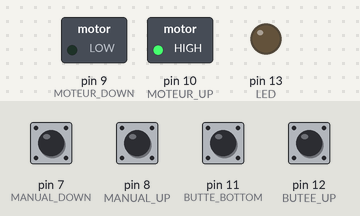
Simulated run of this sketch. Board: Arduino Uno, built with avr-gcc and run on an emulated ATmega328P. On the bench: switched loads named in the sketch (green lamp = pin HIGH), output pins drawn as LEDs (lit = HIGH). Dashed ring = blinking. Inputs (shaded band) come from the test bench; at power-on: pin 7 (MANUAL_DOWN), pin 8 (MANUAL_UP), pin 11 (BUTTE_BOTTOM), pin 12 (BUTEE_UP) LOW. The local clock reads 2024-03-15 10:24:30 at power-on unless the sketch sets it.

Above: at 1.2 s.
1.3 s: pin 12 (BUTEE_UP) pulled HIGH for 0.15 s
At 2.1 s:
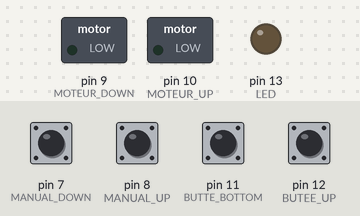
2.9 s: pin 7 (MANUAL_DOWN) pulled HIGH for 1 s
At 4.0 s:
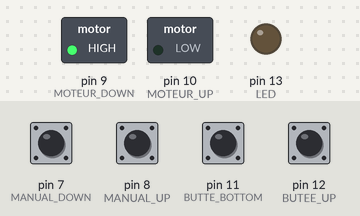
At 13.15 s:
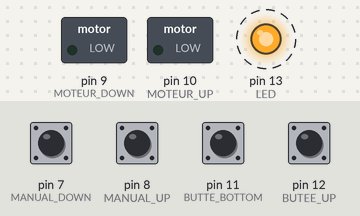
Timing chart, 0 to 15.1 s (numbered marks = the images above; inputs shaded):
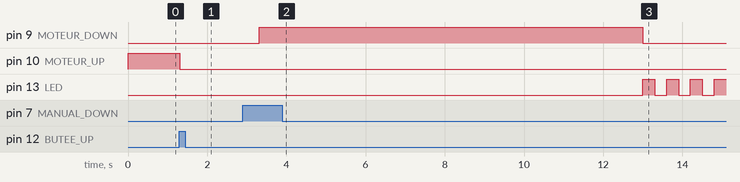

The sketch:

poulaillerv1.ino
```cpp
// Commande automatique d'ouverture et fermeture d'une porte de poulailler

#include "RTClib.h"
#include "Time.h"
#include <Wire.h>

RTC_DS1307 RTC;

const int LED = 13;   // the pin for the LED
const int BUTEE_UP = 12;
const int BUTTE_BOTTOM = 11;
const int MOTEUR_UP = 10;
const int MOTEUR_DOWN = 9;
const int MANUAL_UP = 8; // Set the door open in a manual mode
const int MANUAL_DOWN = 7; // Set the door closed in a manual mode
const unsigned long MAX_TIME = 10; // Limite de temps ouveture ou fermeture avant anomalie en secondes
const int DAY = 6;
const int NIGHT = 23;
const boolean DEBUG = false;
const int CHECK_FREQUENCY = 1000; // Fréquence de vérification de la nuit ou du jour (en ms)

int val_butee_up = 0;
int val_butee_bottom = 0;
int old_val_butee_up = 0; // old variables store the previous values
int old_val_butee_bottom = 0;
int state_butee_up = 0;	// 0 = Butee off and 1 = Butee on
int state_butee_bottom = 0;
int doorState = 0;          // 0 closed and 1 open


void setup() {
  if (DEBUG) Serial.begin(57600);
  Wire.begin();
  RTC.begin();
  if (!RTC.isrunning()) {
    if (DEBUG) Serial.println("RTC is NOT running!");
    // following line sets the RTC to the date & time this sketch was compiled
    RTC.adjust(DateTime(__DATE__, __TIME__));
  }

  if (DEBUG) {
    logEvent("");
    if (doorState) Serial.println("Door open");
    else Serial.println("Door closed");
  }

  pinMode(LED, OUTPUT);   // tell Arduino LED is an output
  pinMode(BUTEE_UP, INPUT); // and BUTTON is an input
  pinMode(BUTTE_BOTTOM, INPUT);
  pinMode(MANUAL_UP, INPUT);
  pinMode(MANUAL_DOWN, INPUT);
  pinMode(MOTEUR_UP, OUTPUT);
  pinMode(MOTEUR_DOWN, OUTPUT);
}


bool openDoor() {
  if (DEBUG) logEvent("Open Door");
  DateTime start = RTC.now();
  while (state_butee_up == 0) {
    val_butee_up = digitalRead(BUTEE_UP);
    if (val_butee_up == HIGH) state_butee_up = 1;
    digitalWrite(MOTEUR_UP, HIGH);
    if (start.unixtime() + MAX_TIME <= RTC.now().unixtime()) return false; // Unix
    // if (start.second() + MAX_TIME <= RTC.now().second()) return false; // Windows
  }
  doorState = 1;
  state_butee_up = 0;
  digitalWrite(MOTEUR_UP, LOW);
  return true;
}

bool closeDoor() {
  if (DEBUG) logEvent("Close Door");
  DateTime start = RTC.now();
  while (state_butee_bottom == 0) {
    val_butee_bottom = digitalRead(BUTTE_BOTTOM);
    if (val_butee_bottom == HIGH) state_butee_bottom = 1;
    digitalWrite(MOTEUR_DOWN, HIGH);
    if (start.unixtime() + MAX_TIME <= RTC.now().unixtime()) return false; // Unix
    // if (start.second() + MAX_TIME <= RTC.now().second()) return false; // Windows
  }
  doorState = 0;
  state_butee_bottom = 0;
  digitalWrite(MOTEUR_DOWN, LOW);
  return true;
}

void die() {
  if (DEBUG) logEvent("Dying...");
  digitalWrite(MOTEUR_DOWN, LOW);
  digitalWrite(MOTEUR_UP, LOW);
  while (true) {
    digitalWrite(LED, HIGH);
    delay(300);
    digitalWrite(LED, LOW);
    delay(300);
  }

}


void loop() {
  if (digitalRead(MANUAL_UP) || digitalRead(MANUAL_DOWN)) {
    // Manual mode
    if (digitalRead(MANUAL_UP) && doorState == 0) {
      if (DEBUG) logEvent("MANUAL UP MODE");
      if (!openDoor()) die();
    } else if (digitalRead(MANUAL_DOWN) && doorState == 1) {
      if (DEBUG) logEvent("MANUAL DOWN MODE");
      if (!closeDoor()) die();
    }
  } else {
    // Auto mode
    if (DEBUG) logEvent("AUTO MODE");
    int now = RTC.now().hour();
    if (now >= DAY && now < NIGHT) {
      if (doorState==0) {
        if (!openDoor()) die();
      }
    } else if (doorState == 1) {
      if (!closeDoor()) die();
    }
  }

  delay(CHECK_FREQUENCY);
}


void logEvent(String message)
{
  showTime(RTC.now().unixtime()); // Unix
  // showTime(RTC.now().second()); // Windows
  Serial.print(" - ");
  Serial.print(message);
  Serial.println();
}


void showTime(time_t t) {
  // display the given time
  Serial.print(day(t));
  Serial.print(" ");
  Serial.print(month(t));
  Serial.print(" ");
  Serial.print(year(t));
  Serial.print(" ");
  Serial.print(hour(t));
  printDigits(minute(t));
  printDigits(second(t));
}

void printDigits(int digits) {
  // utility function for digital clock display: prints preceding colon and leading 0
  Serial.print(":");
  if (digits < 10)
    Serial.print('0');
  Serial.print(digits);
}
```

Measured:
- after the input at 1.3 s, pin 10 (MOTEUR_UP): HIGH → LOW at once
- after the input at 2.9 s, pin 9 (MOTEUR_DOWN): LOW → HIGH after 0.41 s, → LOW 9.7 s later; pin 13 (LED): alternates HIGH for 0.30 s and LOW for 0.30 s, starting after 10.1 s
